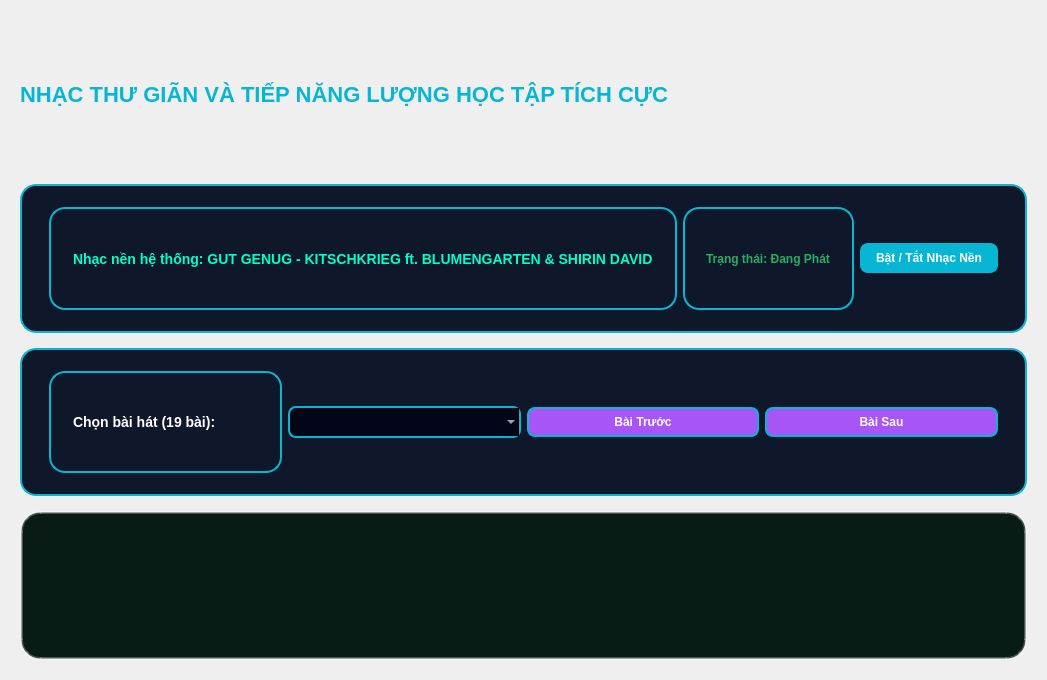
<?xml version="1.0" encoding="UTF-8"?>
<ui version="4.0">
 <class>ManHinhNhacThuGianUI</class>
 <widget class="QWidget" name="ManHinhNhacThuGianUI">
  <property name="geometry">
   <rect>
    <x>0</x>
    <y>0</y>
    <width>900</width>
    <height>680</height>
   </rect>
  </property>
  <property name="windowTitle">
   <string>NHẠC THƯ GIÃN VÀ TIẾP NĂNG LƯỢNG HỌC TẬP</string>
  </property>
  <layout class="QVBoxLayout" name="mainLayout">
   <property name="spacing">
    <number>15</number>
   </property>
   <property name="leftMargin">
    <number>20</number>
   </property>
   <property name="topMargin">
    <number>20</number>
   </property>
   <property name="rightMargin">
    <number>20</number>
   </property>
   <property name="bottomMargin">
    <number>20</number>
   </property>
   <item>
    <widget class="QLabel" name="titleLabel">
     <property name="text">
      <string>NHẠC THƯ GIÃN VÀ TIẾP NĂNG LƯỢNG HỌC TẬP TÍCH CỰC</string>
     </property>
     <property name="styleSheet">
      <string notr="true">font-size: 22px; font-weight: bold; color: #06B6D4;</string>
     </property>
    </widget>
   </item>
   <item>
    <widget class="QFrame" name="cardBgMusic">
     <property name="styleSheet">
      <string notr="true">background-color: #0F172A; border: 2px solid #06B6D4; border-radius: 16px; padding: 12px 18px;</string>
     </property>
     <layout class="QHBoxLayout" name="layoutBg">
      <item>
       <widget class="QLabel" name="lblBgTitle">
        <property name="text">
         <string>Nhạc nền hệ thống: GUT GENUG - KITSCHKRIEG ft. BLUMENGARTEN &amp; SHIRIN DAVID</string>
        </property>
        <property name="styleSheet">
         <string notr="true">font-size: 14px; font-weight: bold; color: #00FFCC;</string>
        </property>
       </widget>
      </item>
      <item>
       <spacer name="spacerBg">
        <property name="orientation">
         <enum>Qt::Horizontal</enum>
        </property>
        <property name="sizeHint" stdset="0">
         <size>
          <width>40</width>
          <height>20</height>
         </size>
        </property>
       </spacer>
      </item>
      <item>
       <widget class="QLabel" name="lblStatus">
        <property name="text">
         <string>Trạng thái: Đang Phát</string>
        </property>
        <property name="styleSheet">
         <string notr="true">color: #27AE60; font-weight: bold;</string>
        </property>
       </widget>
      </item>
      <item>
       <widget class="QPushButton" name="btnToggleBg">
        <property name="text">
         <string>Bật / Tắt Nhạc Nền</string>
        </property>
        <property name="styleSheet">
         <string notr="true">background-color: #06B6D4; color: #FFFFFF; font-weight: bold; padding: 6px 14px; border-radius: 8px;</string>
        </property>
       </widget>
      </item>
     </layout>
    </widget>
   </item>
   <item>
    <widget class="QFrame" name="cardPlaylist">
     <property name="styleSheet">
      <string notr="true">background-color: #0F172A; border: 2px solid #06B6D4; border-radius: 16px; padding: 12px 18px;</string>
     </property>
     <layout class="QHBoxLayout" name="layoutPlaylist">
      <item>
       <widget class="QLabel" name="lblSelectSong">
        <property name="text">
         <string>Chọn bài hát (19 bài):</string>
        </property>
        <property name="styleSheet">
         <string notr="true">font-size: 14px; font-weight: bold; color: #FFFFFF;</string>
        </property>
       </widget>
      </item>
      <item>
       <widget class="QComboBox" name="comboSongList">
        <property name="styleSheet">
         <string notr="true">background-color: #020617; color: #FFFFFF; border: 1.5px solid #06B6D4; border-radius: 8px; padding: 6px 12px; font-weight: bold;</string>
        </property>
       </widget>
      </item>
      <item>
       <widget class="QPushButton" name="btnPrevSong">
        <property name="text">
         <string>Bài Trước</string>
        </property>
        <property name="styleSheet">
         <string notr="true">background-color: #A855F7; color: #FFFFFF; font-weight: bold; padding: 6px 14px; border-radius: 8px;</string>
        </property>
       </widget>
      </item>
      <item>
       <widget class="QPushButton" name="btnNextSong">
        <property name="text">
         <string>Bài Sau</string>
        </property>
        <property name="styleSheet">
         <string notr="true">background-color: #A855F7; color: #FFFFFF; font-weight: bold; padding: 6px 14px; border-radius: 8px;</string>
        </property>
       </widget>
      </item>
     </layout>
    </widget>
   </item>
   <item>
    <widget class="QFrame" name="cardVideoPlayer">
     <property name="styleSheet">
      <string notr="true">background-color: #091B15; border: 2.5px solid rgba(255, 255, 255, 0.25); border-radius: 20px; padding: 15px;</string>
     </property>
     <layout class="QVBoxLayout" name="layoutVideoPlayer"/>
    </widget>
   </item>
  </layout>
 </widget>
 <resources/>
 <connections/>
</ui>
